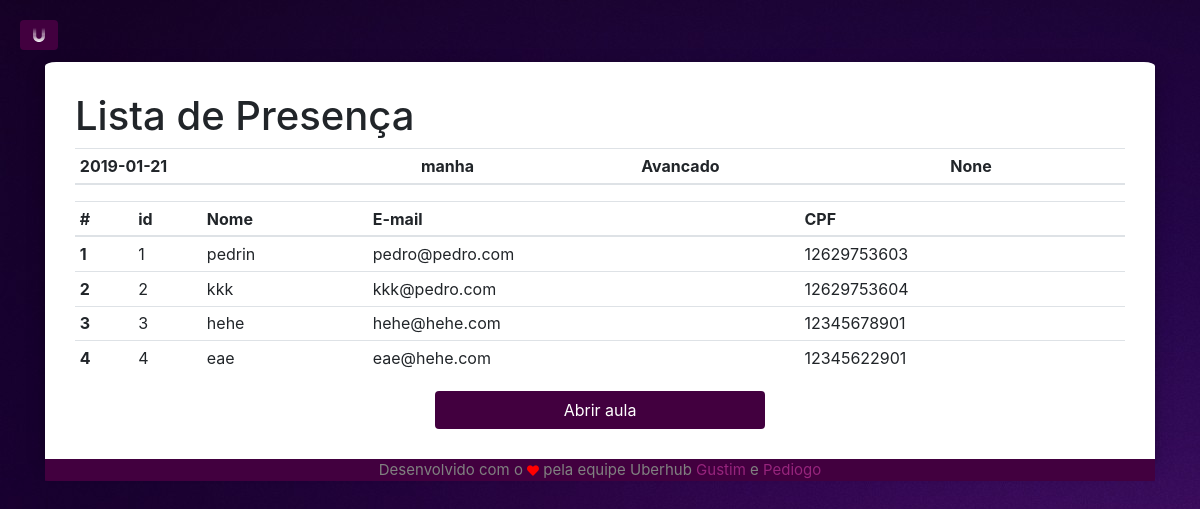
The page /lista/4 (signed in) on the database its author committed.
### app/models/tables.py (models this page shows, shortened)
class Aula(db.Model):
    __tablename__ = "aula"
    id       = db.Column(db.Integer, primary_key=True, autoincrement=True)
    dia      = db.Column(db.Date)
    horario  = db.Column(db.String(5), CheckConstraint('horario="manha" or horario="tarde"'), nullable=False)
    nivel    = db.Column(db.String(15), nullable=False)
    ativa    = db.Column(db.Boolean, default=False, server_default=sa.sql.expression.false(), nullable=False)
    id_prof  = db.Column(db.Integer, db.ForeignKey('professor.id'))
    sala = db.Column(db.String(30), nullable=False)
    fk_professor =  db.relationship('Professor', foreign_keys=id_prof)

class Aluno(db.Model):
    __tablename__ = "aluno"
    id       = db.Column(db.Integer, primary_key=True, autoincrement=True)
    cpf      = db.Column(db.String(11), nullable=False, unique=True)
    email    = db.Column(db.String(50), nullable=False, unique=True)
    nome     = db.Column(db.String(50), nullable=False)
    telefone = db.Column(db.String(11))
    horario  = db.Column(db.String(5), CheckConstraint('horario IN ("manha", "tarde")'), nullable=False)
    ID_URI   = db.Column(db.String(5), unique=True)

### app/controllers/default.py (the view)
@app.route("/lista/")
@app.route("/lista/<id_aula>")
def lista(id_aula=None):
    if current_user.is_authenticated:
        if id_aula == None:
            id_aula = tables.Aula.query.filter_by(id_prof=current_user.id).order_by(tables.Aula.id.desc()).first().id
        aula = tables.Aula.query.filter_by(id=id_aula).first()
        alunos = session.query(tables.Aluno).join(tables.Presenca).filter_by(id_aula=id_aula).all()
        return render_template('home/table.html',
                                alunos=alunos, aula=aula)
    else:
        return redirect(url_for('login'))

### app/controllers/default.py (called while the page is built)
@lm.user_loader
def load_user(id):
    return tables.Professor.query.filter_by(id=id).first()

### app/models/tables.py (called while the page is built)
    @property
    def is_authenticated(self):
        return True

### app/templates/home/table.html (shortened to what this page needs)
{% extends 'base.html' %}
    {% block body %}
    <h1>Lista de Presença</h1>
    <table class="table table-hover table-sm">
        <thead>
          <tr>
            <th scope="col">{{ aula.dia }}</th>
            <th scope="col">{{ aula.horario }}</th>
            <th scope="col">{{ aula.nivel }}</th>
            <th scope="col">{{ aula.sala }}</th>
          </tr>
        </thead>
      </table>
      {% if alunos[0] %}
      <table class="table table-hover table-sm">
        <thead>
          <tr>
            <th scope="col">#</th>
            <th scope="col">id</th>
            <th scope="col">Nome</th>
            <th scope="col">E-mail</th>
            <th scope="col">CPF</th>
          </tr>
        </thead>
        <tbody>
          {% for aluno in alunos %}
          <tr>
            <th scope="row">{{ loop.index }}</th>
            <td>{{ aluno.id }}</td>
            <td>{{ aluno.nome }}</td>
            <td>{{ aluno.email }}</td>
            <td>{{ aluno.cpf }}</td>
          </tr>
          {% endfor %}
        </tbody>
      </table>
        {% if aula.ativa %}
        <div class="row">
          <div class="col-md mb">
          </div>
          <div class="col-md mb">
            <a href="{{ url_for('fecharaula', id_aula=aula.id) }}" class="btn" id="enviar">Fechar aula</a>
          </div>
          <div class="col-md mb">
          </div>
        </div>
        {% else %}
        <div class="row">
          <div class="col-md mb">
          </div>
          <div class="col-md mb">
            <a href="{{ url_for('abriraula', id_aula=aula.id) }}" class="btn" id="enviar">Abrir aula</a>
          </div>
          <div class="col-md mb">
          </div>
        </div>
        {% endif %}
      {% endif %}
    {% endblock %}

### app/static/home/simple-sidebar.css (style rules this page uses)
body.bg { overflow-x: hidden; background-image: url(../img/bg.jpg); background-color: #E6E6FA; background-repeat: no-repeat; background-attachment: fixed; }
html { scroll-behavior: smooth; }
#enviar { width: 100%; }
.btn { background-color: #42003f; color: white; }

### rows shown on the page
Aula: dia "2019-01-21", horario "manha", nivel "Avancado", sala "None"
Aluno: id "1", nome "pedrin", email "pedro@pedro.com", cpf "12629753603"
Aluno: id "2", nome "kkk", email "kkk@pedro.com", cpf "12629753604"
Aluno: id "3", nome "hehe", email "hehe@hehe.com", cpf "12345678901"
Aluno: id "4", nome "eae", email "eae@hehe.com", cpf "12345622901"
